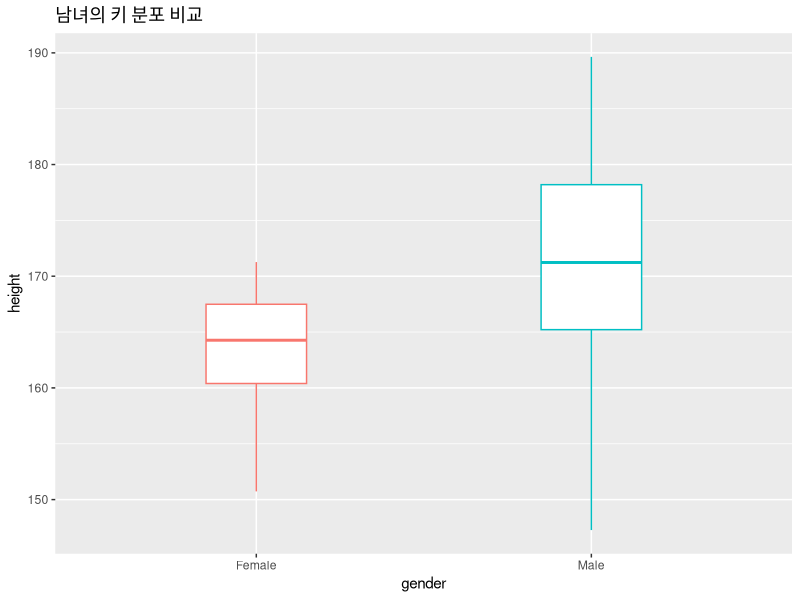
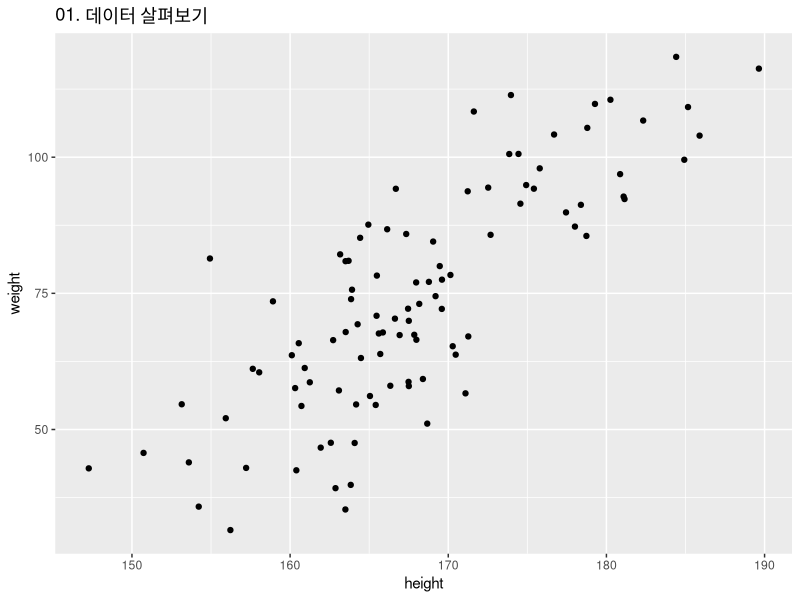
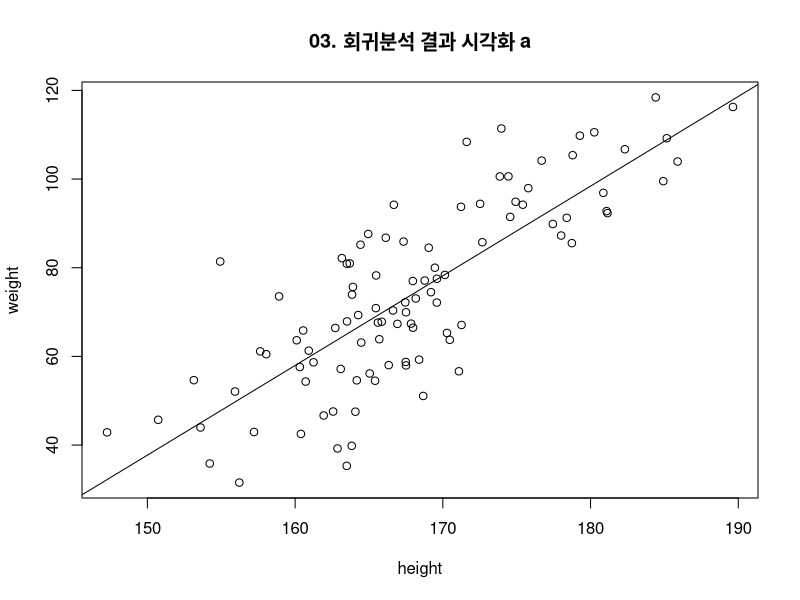
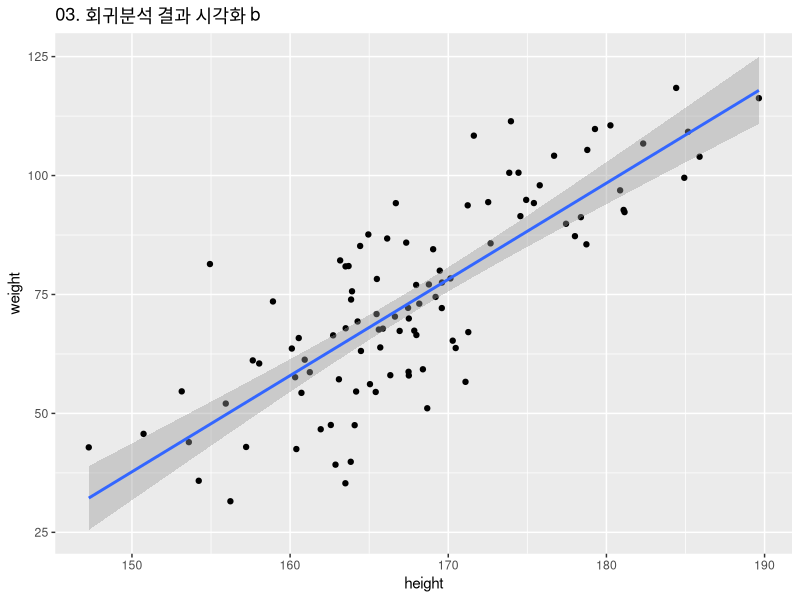
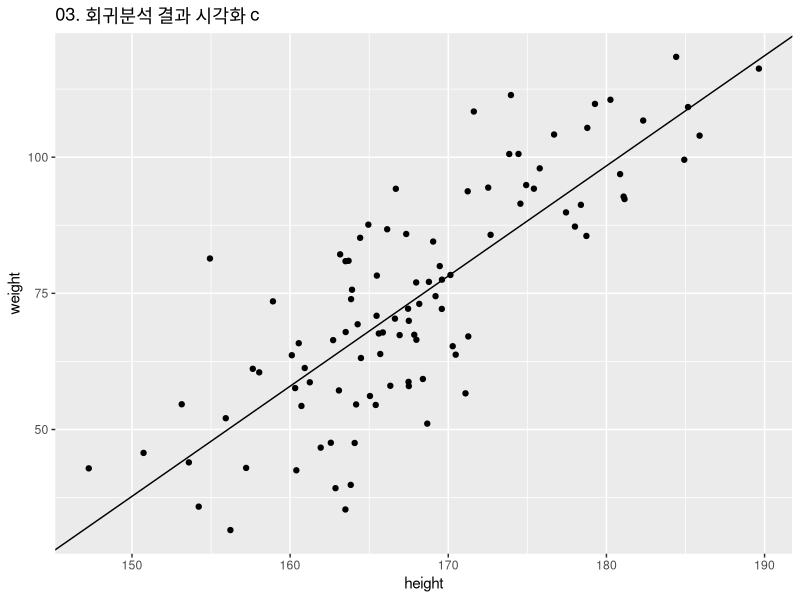
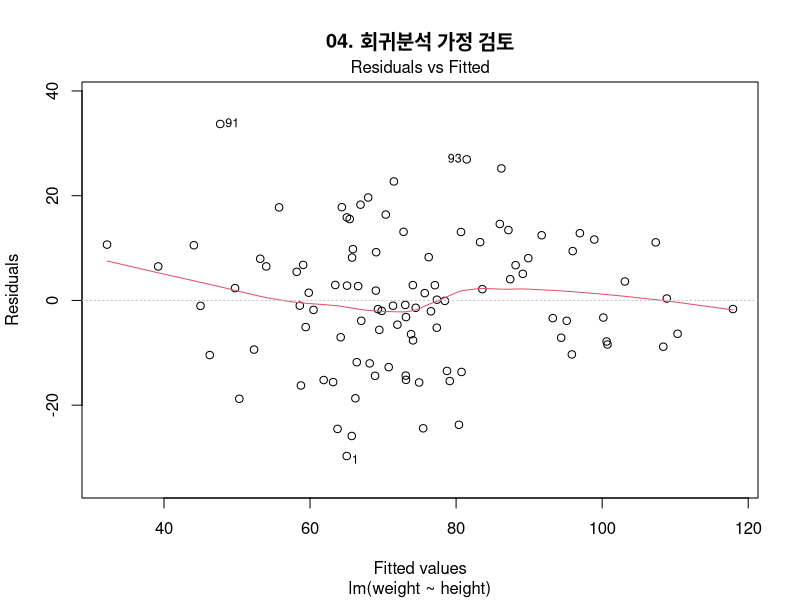
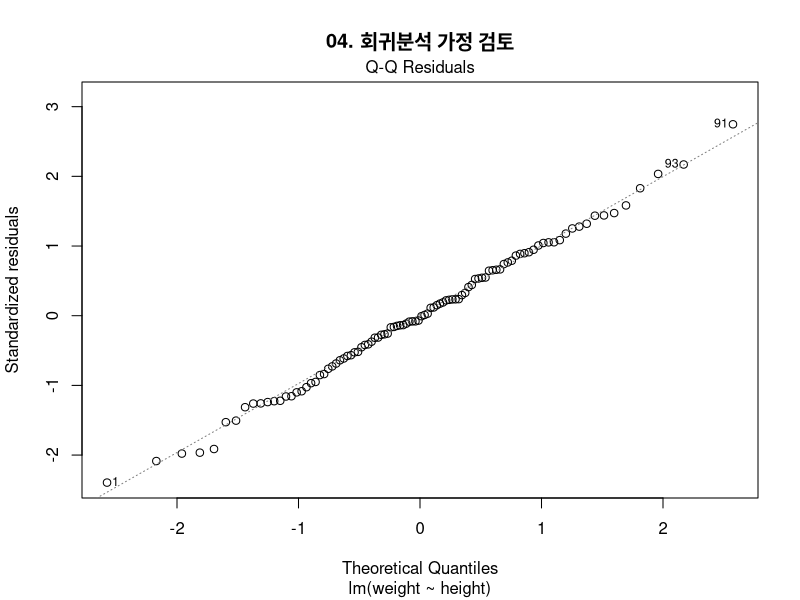
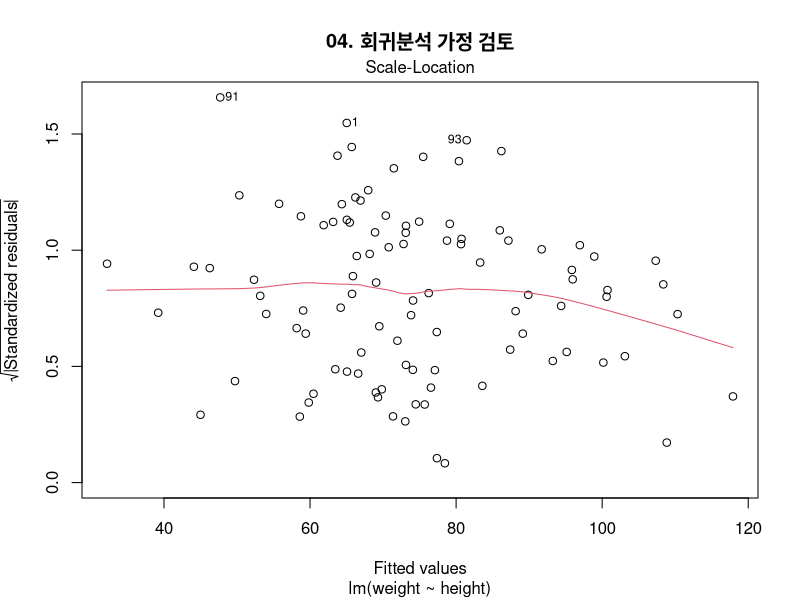

The R source for these figures, in order: (Note: this script raises an error after producing the figures.)
## ---- chunk 1
knitr::opts_chunk$set(echo = TRUE)
knitr::opts_chunk$set(fig.height=3)
knitr::opts_chunk$set(fig.width=4)
library(ggplot2)
## ---- chunk 2
getwd()
dat <- read.csv(file='./LR_weight_n100.csv', header=T, row.names=1)
t.test(dat$height)
t.test(dat$weight)

## ---- chunk 3
t.test(height ~ gender, dat)
t.test(weight ~ gender, dat)

ggplot(dat, aes(x=gender, y=height, col=gender)) + 
  #geom_point(alpha=0.2, col='black') + 
  geom_boxplot(width=0.3) +
  #geom_boxplot(width=0.3, alpha=0.2) + 
  guides(colour='none', fill='none') + 
  scale_x_discrete(labels=c('Female', 'Male')) +
  labs(title='남녀의 키 분포 비교')
## ---- chunk 4
library(ggplot2)
library(dplyr)
library(tidyr)
getwd()
dat <- read.csv(file='./LR_weight_n100.csv', header=T, row.names=1)

# 01. 데이터 살펴보기
ggplot(dat, aes(x=height, y=weight)) + geom_point() + labs(title="01. 데이터 살펴보기")

# 02. 회귀분석
fitLm <- lm(weight ~ height, dat)
print(fitLm)
print(summary(fitLm))

# 03. 회귀분석 결과를 시각화하기
## a
plot(weight ~ height, dat, main='03. 회귀분석 결과 시각화 a'); abline(fitLm)

## b
ggplot(dat, aes(x=height, y=weight)) + geom_point() + 
  geom_smooth(method="lm") + labs(title='03. 회귀분석 결과 시각화 b')

## c
ggplot(dat, aes(x=height, y=weight)) + geom_point() +
  geom_abline(intercept = fitLm$coefficients["(Intercept)"],
              slope = fitLm$coefficients["height"]) + 
  labs(title='03. 회귀분석 결과 시각화 c')

# 04. 회귀분석 가정 검토
#par(mfrow=c(2,2),oma = c(0, 0, 2, 0))
plot(fitLm, main='04. 회귀분석 가정 검토') # plot(fitLm, which=1:6)
## a. x와 y의 관계가 선형적인가?
## b. 잔차가 정규성을 띄는가?
## c. 잔차가 등분산인가?
## d. 특이값(계수 추정에 큰 영향을 미치는 값)이 존재하는가?

# 05. 계수의 추정값과 신뢰구간
confint(fitLm)
confint(fitLm, level=0.99)

# 06. 새로운 predictor에 대한 예상값 구하기
newdat = data.frame(height=c(160, 170, 180))
predict(fitLm, newdat)
predict(fitLm, newdat, interval="confidence") # 회귀선
predict(fitLm, newdat, interval="prediction") # 새로운 관찰

# 07. 시각화 
## 07a
newdat = data.frame(height=150:190)
newy <- predict(fitLm, newdat)
datPred <- cbind(newdat, newy)
ggplot(dat, aes(x=height, y=weight)) + geom_point() + 
  geom_line(data=datPred, aes(x=height, y=newy)) +
  labs(title='07. 시각화a : 회귀직선')

## 07b
newdat = data.frame(height=140:200)
newy <- predict(fitLm, newdat, interval="confidence")
datPred <- cbind(newdat, newy)
ggplot(dat, aes(x=height, y=weight)) + geom_point() + 
  geom_ribbon(data=datPred, aes(x=height, y=fit, ymin=lwr, ymax=upr), alpha=0.2) +
  geom_line(data=datPred, aes(x=height, y=fit)) +
  coord_cartesian(xlim=c(150,190))+
  labs(title='07. 시각화b : 회귀직선의 신뢰구간')

## 07c
newdat = data.frame(height=140:200)
newy <- predict(fitLm, newdat, interval="prediction")
datPred <- cbind(newdat, newy)
ggplot(dat, aes(x=height, y=weight)) + geom_point() + 
  geom_ribbon(data=datPred, aes(x=height, y=fit, ymin=lwr, ymax=upr), alpha=0.2) +
  geom_line(data=datPred, aes(x=height, y=fit)) +
  coord_cartesian(xlim=c(150,190)) +
  labs(title='07. 시각화c : 새로운 관찰값에 대한 예측구간')

## 07d
newdat = data.frame(height=140:200)
yconf <- data.frame(predict(fitLm, newdat, interval="confidence"))
ypred <- data.frame(predict(fitLm, newdat, interval="prediction"))
ypred$height <- yconf$height <- newdat$height
datPred <- full_join(yconf, ypred, by=c('height', 'fit'))
ggplot(dat, aes(x=height, y=weight)) + geom_point() +
  geom_ribbon(data=datPred, aes(x=height, y=fit, ymin=lwr.x, ymax=upr.x), alpha=0.2) +
  geom_ribbon(data=datPred, aes(x=height, y=fit, ymin=lwr.y, ymax=upr.y), alpha=0.2) +
  geom_line(data=datPred, aes(x=height, y=fit)) +
  coord_cartesian(xlim=c(150,190)) + 
  labs(title='07. 시각화d', 
       subtitle='회귀선의 신뢰구간과 새로운 예측값에 대한 예측구간')

## ! Each interval is pointwise.

## ---- chunk 5
dat <- data.frame(x=c(1,2,3,4,
                      1,2,3,4,8),
                  y=c(1.1, 1.4, 1.9, 2.6, 
                      1.1, 1.4, 1.9, 2.6, 6.5),
                  g=c('A', 'A', 'A', 'A',
                      'B', 'B', 'B', 'B', 'B'))
fit0 <- lm(y ~ x, data=dat %>% filter(g=="A"))
#coef(fit0)
ggplot(dat, aes(x=x, y=y))+ geom_point(aes(shape=g)) + 
  geom_abline(intercept=coef(fit0)["(Intercept)"],
              slope = coef(fit0)["x"], linetype='dotted') +
  geom_smooth(method='lm') +
  coord_cartesian(ylim=c(-1,7)) + 
  guides(shape='none') +
  facet_wrap(~g) +
  labs(title="이상점이 있는 경우 1")


dat <- data.frame(x=c(1,2,3,4,
                      1,2,3,4,8),
                  y=c(1.1, 1.4, 1.9, 2.6, 
                      1.1, 1.4, 1.9, 2.6, 2.5),
                  g=c('A', 'A', 'A', 'A',
                      'B', 'B', 'B', 'B', 'B'))
fit0 <- lm(y ~ x, data=dat %>% filter(g=="A"))
#coef(fit0)
ggplot(dat, aes(x=x, y=y))+ geom_point(aes(shape=g)) + 
  geom_abline(intercept=coef(fit0)["(Intercept)"],
              slope = coef(fit0)["x"], linetype='dotted') +
  geom_smooth(method='lm') + facet_wrap(~g) +
  coord_cartesian(ylim=c(-1,7)) + 
  guides(shape='none') +
  labs(title="이상점이 있는 경우 2")

dat <- data.frame(x=c(1,2,3,4,
                      1,2,3,4,8),
                  y=c(1.1, 1.4, 1.9, 2.6, 
                      1.1, 1.4, 1.9, 2.6, 4.4),
                  g=c('A', 'A', 'A', 'A',
                      'B', 'B', 'B', 'B', 'B'))
fit0 <- lm(y ~ x, data=dat %>% filter(g=="A"))
#coef(fit0)
ggplot(dat, aes(x=x, y=y))+ geom_point(aes(shape=g)) + 
  geom_abline(intercept=coef(fit0)["(Intercept)"],
              slope = coef(fit0)["x"], linetype='dotted') +
  geom_smooth(method='lm') + facet_wrap(~g) +
  coord_cartesian(ylim=c(-1,7)) + 
  guides(shape='none') +
  labs(title="이상점이 있는 경우 3")

dat <- data.frame(x=c(1,2,3,4,
                      1,2,3,4,2.5),
                  y=c(1.1, 1.4, 1.9, 2.6, 
                      1.1, 1.4, 1.9, 2.6, 3.75),
                  g=c('A', 'A', 'A', 'A',
                      'B', 'B', 'B', 'B', 'B'))
fit0 <- lm(y ~ x, data=dat %>% filter(g=="A"))
#coef(fit0)
ggplot(dat, aes(x=x, y=y))+ geom_point(aes(shape=g)) + 
  geom_abline(intercept=coef(fit0)["(Intercept)"],
              slope = coef(fit0)["x"], linetype='dotted') +
  geom_smooth(method='lm') + facet_wrap(~g) +
  coord_cartesian(ylim=c(-1,7)) + 
  guides(shape='none') +
  labs(title="이상점이 있는 경우 4")

dat <- data.frame(x=c(1,2,3,4,
                      1,2,3,4,2.5),
                  y=c(1.1, 1.4, 1.9, 2.6, 
                      1.1, 1.4, 1.9, 2.6, -0.25),
                  g=c('A', 'A', 'A', 'A',
                      'B', 'B', 'B', 'B', 'B'))
fit0 <- lm(y ~ x, data=dat %>% filter(g=="A"))
#coef(fit0)
ggplot(dat, aes(x=x, y=y))+ geom_point(aes(shape=g), col='blue') + 
  geom_abline(intercept=coef(fit0)["(Intercept)"],
              slope = coef(fit0)["x"], linetype='dotted') +
  geom_smooth(method='lm', col='black') + facet_wrap(~g) +
  coord_cartesian(ylim=c(-1,7)) + 
  guides(shape='none') +
  labs(title="이상점이 있는 경우 5")
## ---- chunk 6
# correlation의 의미?
library(dplyr)
beta = c(0, 0.5, 1, 2)
errstd = c(0, 0.1, 0.3, 1)
param = expand.grid(beta=beta, errstd=errstd)

n=1000
x <- runif(n, 0, 1)

i=1
dat = list()
vCor = rep(NA, nrow(param))
for (i in 1:nrow(param)) {
  
  beta= param %>% slice(i) %>% select(beta) %>% unlist
  errstd= param %>% slice(i) %>% select(errstd) %>% unlist
  
  y <- beta*x + rnorm(n, 0, errstd)
  dat[[i]] = data.frame(x=x, y=y, beta=beta, errstd=errstd)
  vCor[i] = cor(x,y)
}

dfCor <- data.frame(beta = param$beta, errstd=param$errstd, corr=vCor)
datPlot <- do.call(rbind, dat)

datPlot <- datPlot %>% mutate(beta=factor(beta), errstd=factor(errstd))

library(ggplot2)
ggplot(datPlot, aes(x=x, y=y)) + 
  facet_grid(beta ~ errstd) + 
  geom_point(alpha=0.3) + 
  geom_smooth(method='lm', size=0.1) + 
  labs(title='기울기와 오차 표준편차의 변화에 따른 상관계수의 변화',
       subtitle='선형모형의 경우')

library(tidyr)
dfCor %>% spread(errstd, corr) %>% print(digits=3)
## ---- chunk 7
library(ggplot2)
getwd()
dat <- read.csv(file='./LR_weight_n100.csv', header=T, row.names=1)

# 01. 데이터 살펴보기
ggplot(dat, aes(x= gender, y=weight)) + geom_point() + labs(title="01. 데이터 살펴보기")

# 02. 회귀분석
fitLm <- lm(weight ~ gender, dat)
print(fitLm)
print(summary(fitLm))

# 03. 회귀분석 결과를 시각화하기
## a
plot(weight ~ gender, dat, main='03. 회귀분석 결과 시각화 a');
datModel <- model.matrix(~gender+weight, dat)

plot(weight ~ genderM, datModel)
fitLmModel <- lm(weight ~ genderM, data.frame(datModel))
abline(fitLmModel)

## b
ggplot(data.frame(datModel), aes(x=genderM, y=weight)) + geom_point() + 
  geom_smooth(method="lm") + labs(title='03. 회귀분석 결과 시각화 b')

## ---- chunk 8
library(caret) #https://stackoverflow.com/questions/53272166/cant-install-caret-package-in-r
# 01. lm(weight ~ height, dat)과 lm(weight ~ gender, dat)
dat <- read.csv(file='./LR_weight_n100.csv', header=T, row.names=1)
fitA <- lm(weight ~ height, dat)
fitB <- lm(weight ~ gender, dat)

# 02. 모형 평가
## MSE
mean((dat$weight - predict(fitA))^2)
mean((dat$weight - predict(fitB))^2)

## RMSE
RMSE(dat$weight, predict(fitA)) #sqrt(mean((dat$weight - predict(fitA))^2))
RMSE(dat$weight, predict(fitB)) #sqrt(mean((dat$weight - predict(fitB))^2))

## MAE
MAE(dat$weight, predict(fitA)) 
RMSE(dat$weight, predict(fitB))

## 결정계수
summary(fitA)$r.squared # cor(dat$weight, predict(fitA))^2
summary(fitB)$r.squared
